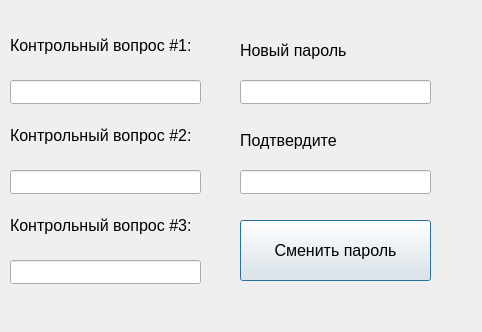
<?xml version="1.0" encoding="UTF-8"?>
<ui version="4.0">
 <class>recoverywindow</class>
 <widget class="QDialog" name="recoverywindow">
  <property name="geometry">
   <rect>
    <x>0</x>
    <y>0</y>
    <width>482</width>
    <height>332</height>
   </rect>
  </property>
  <property name="windowTitle">
   <string>Dialog</string>
  </property>
  <widget class="QLabel" name="label">
   <property name="geometry">
    <rect>
     <x>10</x>
     <y>20</y>
     <width>191</width>
     <height>51</height>
    </rect>
   </property>
   <property name="font">
    <font>
     <pointsize>12</pointsize>
    </font>
   </property>
   <property name="text">
    <string>Контрольный вопрос #1:</string>
   </property>
  </widget>
  <widget class="QLineEdit" name="controlQuestionLineEdit_1">
   <property name="geometry">
    <rect>
     <x>10</x>
     <y>80</y>
     <width>191</width>
     <height>24</height>
    </rect>
   </property>
  </widget>
  <widget class="QLineEdit" name="controlQuestionLineEdit_2">
   <property name="geometry">
    <rect>
     <x>10</x>
     <y>170</y>
     <width>191</width>
     <height>24</height>
    </rect>
   </property>
  </widget>
  <widget class="QLabel" name="label_2">
   <property name="geometry">
    <rect>
     <x>10</x>
     <y>110</y>
     <width>191</width>
     <height>51</height>
    </rect>
   </property>
   <property name="font">
    <font>
     <pointsize>12</pointsize>
    </font>
   </property>
   <property name="text">
    <string>Контрольный вопрос #2:</string>
   </property>
  </widget>
  <widget class="QLineEdit" name="controlQuestionLineEdit_3">
   <property name="geometry">
    <rect>
     <x>10</x>
     <y>260</y>
     <width>191</width>
     <height>24</height>
    </rect>
   </property>
  </widget>
  <widget class="QLabel" name="label_3">
   <property name="geometry">
    <rect>
     <x>10</x>
     <y>200</y>
     <width>191</width>
     <height>51</height>
    </rect>
   </property>
   <property name="font">
    <font>
     <pointsize>12</pointsize>
    </font>
   </property>
   <property name="text">
    <string>Контрольный вопрос #3:</string>
   </property>
  </widget>
  <widget class="QLabel" name="label_4">
   <property name="geometry">
    <rect>
     <x>240</x>
     <y>40</y>
     <width>191</width>
     <height>21</height>
    </rect>
   </property>
   <property name="font">
    <font>
     <pointsize>12</pointsize>
    </font>
   </property>
   <property name="text">
    <string>Новый пароль</string>
   </property>
  </widget>
  <widget class="QLineEdit" name="passwordUI">
   <property name="geometry">
    <rect>
     <x>240</x>
     <y>80</y>
     <width>191</width>
     <height>24</height>
    </rect>
   </property>
  </widget>
  <widget class="QLineEdit" name="confirmedPasswordUI">
   <property name="geometry">
    <rect>
     <x>240</x>
     <y>170</y>
     <width>191</width>
     <height>24</height>
    </rect>
   </property>
  </widget>
  <widget class="QLabel" name="label_5">
   <property name="geometry">
    <rect>
     <x>240</x>
     <y>130</y>
     <width>191</width>
     <height>21</height>
    </rect>
   </property>
   <property name="font">
    <font>
     <pointsize>12</pointsize>
    </font>
   </property>
   <property name="text">
    <string>Подтвердите</string>
   </property>
  </widget>
  <widget class="QPushButton" name="recoveryButton">
   <property name="geometry">
    <rect>
     <x>240</x>
     <y>220</y>
     <width>191</width>
     <height>61</height>
    </rect>
   </property>
   <property name="font">
    <font>
     <pointsize>12</pointsize>
    </font>
   </property>
   <property name="text">
    <string>Сменить пароль</string>
   </property>
  </widget>
 </widget>
 <resources/>
 <connections/>
</ui>
